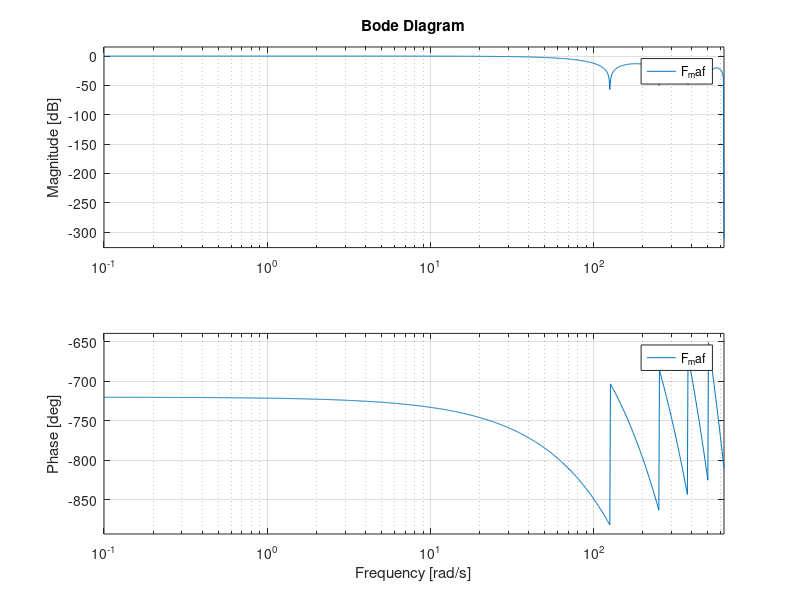

The MATLAB source for this figure: (Note: this script raises an error after producing the figure.)
clc;clear;close all

fs = 200;
Ts = 1/fs;
N = 10;

% z and transfer function:
% z = exp(j*omega*Ts)
z = tf('z',Ts)
F_maf = 1/N * (1-z^-N)/(1-z^-1)


% Angle and length from transfer function:
% angle(F_maf)
% abs(F_maf)

% Angle and length directly
% F_maf_abs = abs((sin(omega*N*Ts/2))/(N*sin(omega*Ts/2)))
% F_maf_angle = -(omega*(N-1)*Ts)/2


figure
bode(F_maf)
hold on
bode(F_maf_2)
legend('F_{maf}','F_{maf_2}')



%% 

fs = 10000;
Ts = 1/fs;

T_MAF = 0.02;
N_bins = round(T_MAF/Ts)
% N_bins = 20

z = tf('z',Ts)
N = N_bins
F_maf = 1/N * (1-z^-N)/(1-z^-1)

figure
bode(F_maf)